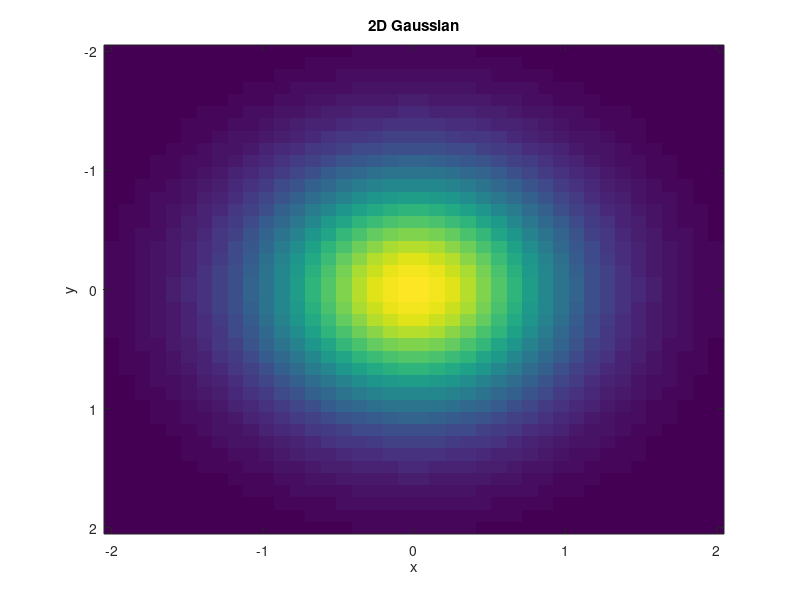

Reproduce this figure in MATLAB.
% Image Display — imagesc with colormap
% Display a matrix as a color-scaled image.
% Use colormap() to switch between palettes.
% Pull toolbox functions (signal, stats, graphics, io) into scope so we
% can call them by short name (fft, butter, plot, std, ...). Without this,
% we'd need fully qualified names like signal.transforms.fft(...).


clear
close all

% Generate a 2D Gaussian
x = linspace(-2, 2, 40);
y = linspace(-2, 2, 40);
Z = zeros(40, 40);
for i = 1:40
    for j = 1:40
        Z(i,j) = exp(-(x(j)^2 + y(i)^2));
    end
end

figure
imagesc(x, y, Z)
title('2D Gaussian')
xlabel('x')
ylabel('y')
